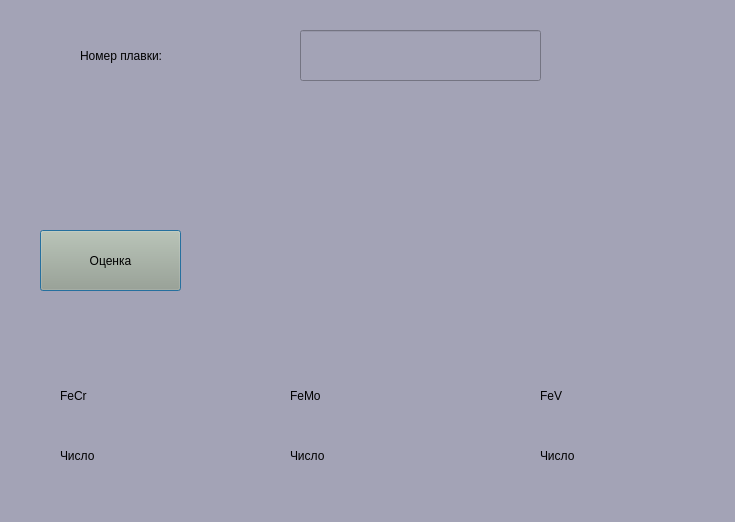
<?xml version="1.0" encoding="UTF-8"?>
<ui version="4.0">
 <class>Dialog</class>
 <widget class="QDialog" name="Dialog">
  <property name="geometry">
   <rect>
    <x>0</x>
    <y>0</y>
    <width>735</width>
    <height>522</height>
   </rect>
  </property>
  <property name="windowTitle">
   <string>Dialog</string>
  </property>
  <property name="styleSheet">
   <string notr="true">background-color: rgb(163, 163, 182);</string>
  </property>
  <widget class="QLabel" name="heat_number_label">
   <property name="geometry">
    <rect>
     <x>80</x>
     <y>40</y>
     <width>211</width>
     <height>31</height>
    </rect>
   </property>
   <property name="styleSheet">
    <string notr="true">font: 20pt &quot;MS Shell Dlg 2&quot;;</string>
   </property>
   <property name="text">
    <string>Номер плавки:</string>
   </property>
  </widget>
  <widget class="QLineEdit" name="heart_number_input">
   <property name="geometry">
    <rect>
     <x>300</x>
     <y>30</y>
     <width>241</width>
     <height>51</height>
    </rect>
   </property>
   <property name="styleSheet">
    <string notr="true">font: 20pt &quot;MS Shell Dlg 2&quot;;
background-color: rgb(163, 163, 182);
selection-background-color: rgb(163, 163, 182);
alternate-background-color: rgb(163, 163, 182);
</string>
   </property>
  </widget>
  <widget class="QLabel" name="fe_cr_lable">
   <property name="geometry">
    <rect>
     <x>60</x>
     <y>380</y>
     <width>111</width>
     <height>31</height>
    </rect>
   </property>
   <property name="styleSheet">
    <string notr="true">font: 20pt &quot;MS Shell Dlg 2&quot;;</string>
   </property>
   <property name="text">
    <string>FeCr</string>
   </property>
  </widget>
  <widget class="QPushButton" name="predict_button">
   <property name="geometry">
    <rect>
     <x>40</x>
     <y>230</y>
     <width>141</width>
     <height>61</height>
    </rect>
   </property>
   <property name="styleSheet">
    <string notr="true">font: 20pt &quot;MS Shell Dlg 2&quot;;
background-color: rgb(163, 163, 140);</string>
   </property>
   <property name="text">
    <string>Оценка</string>
   </property>
  </widget>
  <widget class="QLabel" name="fe_cr_lable_num">
   <property name="geometry">
    <rect>
     <x>60</x>
     <y>440</y>
     <width>111</width>
     <height>31</height>
    </rect>
   </property>
   <property name="styleSheet">
    <string notr="true">font: 20pt &quot;MS Shell Dlg 2&quot;;</string>
   </property>
   <property name="text">
    <string>Число</string>
   </property>
  </widget>
  <widget class="QLabel" name="fe_mo_lable_num">
   <property name="geometry">
    <rect>
     <x>290</x>
     <y>440</y>
     <width>111</width>
     <height>31</height>
    </rect>
   </property>
   <property name="styleSheet">
    <string notr="true">font: 20pt &quot;MS Shell Dlg 2&quot;;</string>
   </property>
   <property name="text">
    <string>Число</string>
   </property>
  </widget>
  <widget class="QLabel" name="fe_mo_lable">
   <property name="geometry">
    <rect>
     <x>290</x>
     <y>380</y>
     <width>111</width>
     <height>31</height>
    </rect>
   </property>
   <property name="styleSheet">
    <string notr="true">font: 20pt &quot;MS Shell Dlg 2&quot;;</string>
   </property>
   <property name="text">
    <string>FeMo</string>
   </property>
  </widget>
  <widget class="QLabel" name="fe_v_lable_num">
   <property name="geometry">
    <rect>
     <x>540</x>
     <y>440</y>
     <width>111</width>
     <height>31</height>
    </rect>
   </property>
   <property name="styleSheet">
    <string notr="true">font: 20pt &quot;MS Shell Dlg 2&quot;;</string>
   </property>
   <property name="text">
    <string>Число</string>
   </property>
  </widget>
  <widget class="QLabel" name="fe_v_lable">
   <property name="geometry">
    <rect>
     <x>540</x>
     <y>380</y>
     <width>111</width>
     <height>31</height>
    </rect>
   </property>
   <property name="styleSheet">
    <string notr="true">font: 20pt &quot;MS Shell Dlg 2&quot;;
border-color: rgb(255, 255, 255);</string>
   </property>
   <property name="text">
    <string>FeV</string>
   </property>
  </widget>
 </widget>
 <resources/>
 <connections/>
</ui>
